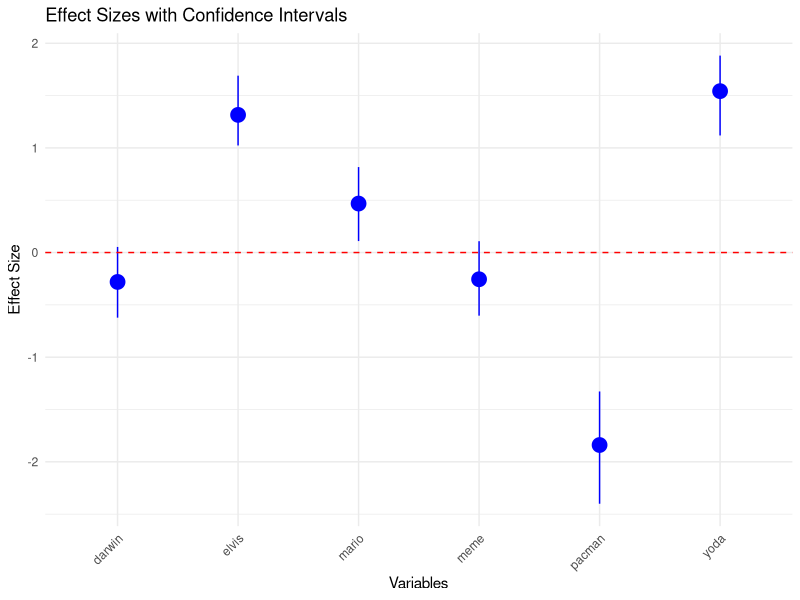

This chart was generated by the following R code:
library(dplyr)
library(ggplot2)
library(tidyr)
library(boot)


# Funzione per generare il dataset con NA casuali e nomi buffi presi dalla cultura pop
#si possono settare:
#n_samples = 100 (numero di campioni in ogni gruppo della popolazione)
#seed = (numero casuale)
#na_percentage = 0 (percentuale (da 0 a 1) di NA presenti del dataset)
#
#

generate_funny_dataset <- function(n_samples =60, seed = sample(1000000, 1), na_percentage = 0.1) {
        set.seed(seed)
        
        # Genera la colonna 'group' e variabili indipendenti con nomi buffi
        group <- rep(c("high", "low"), each = n_samples)
        mario <- c(rnorm(n_samples, mean = 10, sd = 6), rnorm(n_samples, mean = 8, sd = 2)) # Normal - Super Mario
        darwin <- c(rnorm(n_samples, mean = 8, sd = 10), rnorm(n_samples, mean = 8, sd = 11)) # Normal - Darwin but same mean
        elvis <- c(runif(n_samples, min = 5, max = 20), runif(n_samples, min = 4, max = 12))  # Uniform - Elvis Presley
        yoda <- c(rpois(n_samples, lambda = 10), rpois(n_samples, lambda = 5))                 # Poisson - Yoda (Star Wars)
        pacman <- c(rbinom(n_samples, size = 20, prob = 0.3), rbinom(n_samples, size = 20, prob = 0.5)) # Binomial - Pac-Man
        meme <- c(rexp(n_samples, rate = 0.5), rexp(n_samples, rate = 0.3))                   # Exponential - Meme culture
        
        # Combina in un data frame
        funny_dataset <- data.frame(group, mario, darwin, elvis, yoda, pacman, meme)
        
        # Introduce NA in modo casuale
        for (col in names(funny_dataset)[-1]) {  # Escludendo 'group'
                funny_dataset[[col]][sample(1:(2 * n_samples), size = round(na_percentage * 2 * n_samples))] <- NA
        }
        
        return(funny_dataset)
}


test_data <- generate_funny_dataset(n_samples = 50, na_percentage = 0.01, seed=123)
head(test_data)

###########################################################################################
# Test della funzione e significato dei parametri. Quelli con * sono obbligatori,
#gli altri non sono obbligatori e se non specificati utilizzano i valori indicati:
# * x= il dataset da usare
#Replacement = TRUE better to keep it as it is
#GR = "group" the name of the grouping variable (e.g. line, treatment, ecc)
#IN = 2 the first column where there are traits
#FIN = ncol(x) the last column where there are traits
#G1 = "high" the "tag" of individuals of one group (e.g. "ad libitum" or "diet"). 
#G2 = "low" the "tag" of individuals of the other group (e.g. "ad libitum" or "diet").
#n_iter = 1000
#conf_method = "percentile". can be also "Bca" "SD", or "bootstrap-t". these two however need to be tested and do not work perfectly
#SEED=123 change seed to get a different bootstrap
#method == "Cohen" or "Hedges"




################################################################
####Original Function
###############################################################

BootstrapEffectSizesG <- function(x, Replacement = TRUE, GR = "group", IN = 2, FIN = ncol(x), G1 = "high", G2 = "low", 
                                  n_iter = 1000, conf_method = "percentile", SEED = 123, method = "Hedges") {
        # Imposta il seed a livello della funzione principale
        set.seed(SEED)
        # Internal function to calculate effect sizes with NA handling for each variable
        NewPop <- function(x, Replacement, GR, IN, FIN, G1, G2) {
                
                pop1 <- x[x[[GR]] == G1, ]   # Filter for G1
                pop2 <- x[x[[GR]] == G2, ]   # Filter for G2
                
                effctsize <- numeric(FIN - IN + 1)  # Initialize a vector for effect sizes
                n1 <- numeric(FIN - IN + 1)
                n2 <- numeric(FIN - IN + 1)
                
                # Resampling for each variable independently
                for (i in IN:FIN) {
                        var_name <- names(x)[i]
                        
                        # Population 1 for the current variable
                        pop1_var <- pop1[[var_name]]
                        n1_var <- sum(!is.na(pop1_var))  # Effective size without NAs
                        resp1 <- sample(pop1_var[!is.na(pop1_var)], size = n1_var, replace = Replacement)
                        
                        # Population 2 for the current variable
                        pop2_var <- pop2[[var_name]]
                        n2_var <- sum(!is.na(pop2_var))  # Effective size without NAs
                        resp2 <- sample(pop2_var[!is.na(pop2_var)], size = n2_var, replace = Replacement)
                        
                        # Calculate means and standard deviations for each resampled variable
                        p1mean <- mean(resp1, na.rm = TRUE)
                        p2mean <- mean(resp2, na.rm = TRUE)
                        p1sd <- sd(resp1, na.rm = TRUE)
                        p2sd <- sd(resp2, na.rm = TRUE)
                        
                        # Calculate the effect size for the current variable
                        if (method == "Cohen") {
                                effctsize[i - IN + 1] <- (p1mean - p2mean) / sqrt(((n1_var - 1) * p1sd^2 + (n2_var - 1) * p2sd^2) / 
                                                                                          (n1_var + n2_var - 2))
                        } else if (method == "Hedges") {
                                effctsize[i - IN + 1] <- ((p1mean - p2mean) / sqrt(((n1_var - 1) * p1sd^2 + (n2_var - 1) * p2sd^2) / 
                                                                                           (n1_var + n2_var - 2))) * (1 - (3 / (4 * (n1_var + n2_var) - 9)))
                        }
                        # Save the effective sizes without NAs for each variable
                        n1[i - IN + 1] <- n1_var
                        n2[i - IN + 1] <- n2_var
                }
                
                return(list(effctsize = effctsize, n1 = n1, n2 = n2))
        }
        
        # Bootstrap distribution of effect sizes and sample sizes
        effect_size_boot <- replicate(n_iter, {
                result <- NewPop(x, Replacement, GR, IN, FIN, G1, G2)
                list(effctsize = result$effctsize, n1 = result$n1, n2 = result$n2)
        }, simplify = FALSE)
        
        # Extract effect size statistics
        effect_summary <- sapply(effect_size_boot, function(res) res$effctsize)
        mean_effect_summary <- rowMeans(effect_summary, na.rm = TRUE)
        
        ci_summary <- data.frame()
        histograms <- list()
        
        # Calculate confidence intervals
        for (i in 1:(FIN - IN + 1)) {
                effect_dist <- sapply(effect_size_boot, function(res) res$effctsize[i])
                
                ci <- c(NA, NA)
                
                if (conf_method == "SD") {
                        ci <- c(mean(effect_dist)-sd(effect_dist),mean(effect_dist)+sd(effect_dist)) #ci <- quantile(effect_dist, c(0.025, 0.975), na.rm = TRUE)
                } else if (conf_method == "percentile") {
                        ci <- quantile(effect_dist, c(0.025, 0.975), na.rm = TRUE)
                } else if (conf_method == "BCa") {
                        boot_obj <- boot(effect_dist, statistic = function(data, idx) mean(data[idx]), R = n_iter)
                        ci <- tryCatch({
                                boot_ci <- boot.ci(boot_obj, type = "bca")
                                if (!is.null(boot_ci$bca)) boot_ci$bca[4:5] else c(NA, NA)
                        }, error = function(e) c(NA, NA))
                } else if (conf_method == "bootstrap-t") {
                        boot_obj <- boot(effect_dist, statistic = function(data, idx) {
                                mean_val <- mean(data[idx])
                                se_val <- sd(data[idx]) / sqrt(length(data[idx]))
                                return(c(mean_val, se_val))
                        }, R = n_iter)
                        
                        ci <- tryCatch({
                                boot_ci <- boot.ci(boot_obj, type = "stud")
                                if (!is.null(boot_ci$student)) boot_ci$student[4:5] else c(NA, NA)
                        }, error = function(e) c(NA, NA))
                }
                
                # Mean sample sizes for the current variable
                mean_resampled_n1 <- mean(sapply(effect_size_boot, function(res) res$n1[i]), na.rm = TRUE)
                mean_resampled_n2 <- mean(sapply(effect_size_boot, function(res) res$n2[i]), na.rm = TRUE)
                
                # Summary for each variable
                var_name <- names(x)[IN + i - 1]
                ci_summary <- rbind(ci_summary, data.frame(
                        Variable = var_name,
                        mean = mean_effect_summary[i],
                        lower = ci[1],
                        upper = ci[2],
                        significant = ifelse(ci[1] > 0 | ci[2] < 0, TRUE, FALSE),
                        observed_n1 = sum(!is.na(x[x[[GR]] == G1, var_name])),
                        observed_n2 = sum(!is.na(x[x[[GR]] == G2, var_name])),
                        mean_resampled_n1 = mean_resampled_n1,
                        mean_resampled_n2 = mean_resampled_n2
                ), make.row.names = FALSE)
                
                # Create histogram of effect size distribution for the current variable
                hist_plot <- ggplot(data.frame(effect_dist), aes(x = effect_dist)) +
                        geom_histogram(binwidth = 0.1, fill = "blue", alpha = 0.7) +
                        geom_vline(xintercept = 0, linetype = "dashed", color = "red") +
                        labs(title = paste("Effect Size Distribution for", var_name), x = "Effect Size", y = "Frequency") +
                        theme_minimal()
                
                histograms[[var_name]] <- hist_plot
        }
        
        # Plot of means and confidence intervals
        plot <- ggplot(ci_summary, aes(x = Variable, y = mean, ymin = lower, ymax = upper)) +
                geom_pointrange(color = "blue", size = 1) +
                geom_hline(yintercept = 0, linetype = "dashed", color = "red") +
                labs(title = "Effect Sizes with Confidence Intervals", x = "Variables", y = "Effect Size") +
                theme_minimal() +
                theme(axis.text.x = element_text(angle = 45, hjust = 1))
        
        print(plot)
        # Print the method used for effect sizes, confidence method, and number of iterations
        cat("\nMethod used for Effect Sizes:", method, "\n")
        cat("Confidence Method:", conf_method, "\n")
        cat("Number of Iterations:", n_iter, "\n\n")
        # Return summary table and histograms
        return(list(summary = ci_summary, histograms = histograms))
}



##################################
##Versione alternativa semplificata con i loop 
####################################

BootstrapEffectSizesNEW <- function(x, Replacement = TRUE, GR = "group", IN = 2, FIN = ncol(x), G1 = "high", G2 = "low", 
                                    n_iter = 1000, conf_method = "percentile", SEED = 123, method = "Hedges") {
        set.seed(SEED)
        
        calc_effect_size <- function(pop1, pop2, method) {
                n1 <- length(pop1)
                n2 <- length(pop2)
                p1mean <- mean(pop1, na.rm = TRUE)
                p2mean <- mean(pop2, na.rm = TRUE)
                p1sd <- sd(pop1, na.rm = TRUE)
                p2sd <- sd(pop2, na.rm = TRUE)
                
                pooled_sd <- sqrt(((n1 - 1) * p1sd^2 + (n2 - 1) * p2sd^2) / (n1 + n2 - 2))
                effect <- (p1mean - p2mean) / pooled_sd
                
                if (method == "Hedges") {
                        effect <- effect * (1 - (3 / (4 * (n1 + n2) - 9)))
                }
                
                return(c(effect = effect, n1 = n1, n2 = n2))
        }
        
        vars <- names(x)[IN:FIN]
        pop1 <- x[x[[GR]] == G1, vars, drop = FALSE]
        pop2 <- x[x[[GR]] == G2, vars, drop = FALSE]
        
        boot_results <- replicate(n_iter, {
                sapply(vars, function(var) {
                        sample1 <- sample(pop1[[var]], sum(!is.na(pop1[[var]])), replace = Replacement)
                        sample2 <- sample(pop2[[var]], sum(!is.na(pop2[[var]])), replace = Replacement)
                        calc_effect_size(sample1, sample2, method)
                })
        }, simplify = "array")
        
        mean_effects <- rowMeans(boot_results["effect",, ], na.rm = TRUE)
        
        ci_summary <- lapply(vars, function(var) {
                x <- boot_results["effect", var, ]
                ci <- switch(conf_method,
                             "SD" = c(mean(x) - sd(x), mean(x) + sd(x)),
                             "percentile" = quantile(x, c(0.025, 0.975), na.rm = TRUE),
                             "BCa" = {
                                     boot_obj <- boot(x, function(d, i) mean(d[i]), R = n_iter)
                                     tryCatch(boot.ci(boot_obj, type = "bca")$bca[4:5], error = function(e) c(NA, NA))
                             },
                             "bootstrap-t" = {
                                     boot_obj <- boot(x, function(d, i) c(mean(d[i]), sd(d[i]) / sqrt(length(d[i]))), R = n_iter)
                                     tryCatch(boot.ci(boot_obj, type = "stud")$student[4:5], error = function(e) c(NA, NA))
                             })
                data.frame(
                        Variable = var,
                        mean = mean(x),
                        lower = ci[1],
                        upper = ci[2],
                        significant = ci[1] > 0 | ci[2] < 0,
                        observed_n1 = sum(!is.na(pop1[[var]])),
                        observed_n2 = sum(!is.na(pop2[[var]])),
                        mean_resampled_n1 = mean(boot_results["n1", var, ]),
                        mean_resampled_n2 = mean(boot_results["n2", var, ])
                )
        })
        
        ci_summary <- do.call(rbind, ci_summary)
        
        plot <- ggplot(ci_summary, aes(x = Variable, y = mean, ymin = lower, ymax = upper)) +
                geom_pointrange(color = "blue", size = 1) +
                geom_hline(yintercept = 0, linetype = "dashed", color = "red") +
                labs(title = "Effect Sizes with Confidence Intervals", x = "Variables", y = "Effect Size") +
                theme_minimal() +
                theme(axis.text.x = element_text(angle = 45, hjust = 1))
        
        print(plot)
        cat("\nMethod used for Effect Sizes:", method, "\n")
        cat("Confidence Method:", conf_method, "\n")
        cat("Number of Iterations:", n_iter, "\n\n")
        
        histograms <- lapply(vars, function(var) {
                ggplot(data.frame(effect_dist = boot_results["effect", var, ]), aes(x = effect_dist)) +
                        geom_histogram(binwidth = 0.1, fill = "blue", alpha = 0.7) +
                        geom_vline(xintercept = 0, linetype = "dashed", color = "red") +
                        labs(title = paste("Effect Size Distribution for", var), x = "Effect Size", y = "Frequency") +
                        theme_minimal()
        })
        
        return(list(summary = ci_summary, histograms = histograms))
}





#################################################################################################################
#Versione ottimizzata per metterci poco tempo. Non è poi così diversa dall'originale
##################################################################################

BootstrapEffectSizesOPT <- function(x, Replacement = TRUE, GR = "group", IN = 2, FIN = ncol(x), G1 = "high", G2 = "low", 
                                    n_iter = 1000, conf_method = "percentile", SEED = 123, method = "Hedges") {
        set.seed(SEED)
        library(dplyr)
        library(ggplot2)
        library(tidyr)
        library(boot)  # Necessario per il metodo BCa
        
        calc_effect_size <- function(pop1, pop2, method) {
                pop1 <- pop1[!is.na(pop1)]
                pop2 <- pop2[!is.na(pop2)]
                
                n1 <- length(pop1)
                n2 <- length(pop2)
                
                if (n1 < 2 || n2 < 2) return(NA)
                
                p1mean <- mean(pop1)
                p2mean <- mean(pop2)
                p1sd <- sd(pop1)
                p2sd <- sd(pop2)
                
                pooled_sd <- sqrt(((n1 - 1) * p1sd^2 + (n2 - 1) * p2sd^2) / (n1 + n2 - 2))
                effect <- (p1mean - p2mean) / pooled_sd
                
                if (method == "Hedges") {
                        effect <- effect * (1 - (3 / (4 * (n1 + n2) - 9)))
                }
                
                return(effect)
        }
        
        vars <- names(x)[IN:FIN]
        pop1 <- x[x[[GR]] == G1, vars, drop = FALSE]
        pop2 <- x[x[[GR]] == G2, vars, drop = FALSE]
        
        effect_sizes <- replicate(n_iter, {
                sapply(vars, function(var) {
                        sample1 <- sample(pop1[[var]], size = sum(!is.na(pop1[[var]])), replace = Replacement)
                        sample2 <- sample(pop2[[var]], size = sum(!is.na(pop2[[var]])), replace = Replacement)
                        calc_effect_size(sample1, sample2, method)
                })
        })
        
        calc_ci <- function(x, conf_method) {
                switch(conf_method,
                       "SD" = c(mean(x, na.rm = TRUE) - sd(x, na.rm = TRUE),
                                mean(x, na.rm = TRUE) + sd(x, na.rm = TRUE)),
                       "percentile" = quantile(x, c(0.025, 0.975), na.rm = TRUE),
                       "BCa" = {
                               boot_obj <- boot(x, function(d, i) mean(d[i]), R = 1000)
                               ci <- try(boot.ci(boot_obj, type = "bca")$bca[4:5], silent = TRUE)
                               if (inherits(ci, "try-error")) quantile(x, c(0.025, 0.975), na.rm = TRUE) else ci
                       },
                       "bootstrap-t" = {
                               boot_obj <- boot(x, function(d, i) c(mean(d[i]), sd(d[i]) / sqrt(length(d[i]))), R = 1000)
                               ci <- try(boot.ci(boot_obj, type = "stud")$student[4:5], silent = TRUE)
                               if (inherits(ci, "try-error")) quantile(x, c(0.025, 0.975), na.rm = TRUE) else ci
                       })
        }
        
        ci_summary <- data.frame(
                Variable = vars,
                mean = rowMeans(effect_sizes, na.rm = TRUE)
        )
        
        ci_results <- t(sapply(1:nrow(effect_sizes), function(i) calc_ci(effect_sizes[i,], conf_method)))
        ci_summary$lower <- ci_results[,1]
        ci_summary$upper <- ci_results[,2]
        
        ci_summary <- ci_summary %>%
                mutate(
                        significant = lower > 0 | upper < 0,
                        observed_n1 = sapply(vars, function(var) sum(!is.na(pop1[[var]]))),
                        observed_n2 = sapply(vars, function(var) sum(!is.na(pop2[[var]]))),
                        mean_resampled_n1 = sapply(vars, function(var) sum(!is.na(pop1[[var]]))),
                        mean_resampled_n2 = sapply(vars, function(var) sum(!is.na(pop2[[var]])))
                )
        
        plot <- ggplot(ci_summary, aes(x = Variable, y = mean, ymin = lower, ymax = upper)) +
                geom_pointrange(color = "blue", size = 1) +
                geom_hline(yintercept = 0, linetype = "dashed", color = "red") +
                labs(title = "Effect Sizes with Confidence Intervals", x = "Variables", y = "Effect Size") +
                theme_minimal() +
                theme(axis.text.x = element_text(angle = 45, hjust = 1))
        
        print(plot)
        cat("\nMethod used for Effect Sizes:", method, "\n")
        cat("Confidence Method:", conf_method, "\n")
        cat("Number of Iterations:", n_iter, "\n\n")
        
        histograms <- lapply(1:nrow(effect_sizes), function(i) {
                ggplot(data.frame(effect_dist = effect_sizes[i,]), aes(x = effect_dist)) +
                        geom_histogram(binwidth = 0.1, fill = "blue", alpha = 0.7) +
                        geom_vline(xintercept = 0, linetype = "dashed", color = "red") +
                        labs(title = paste("Effect Size Distribution for", vars[i]), x = "Effect Size", y = "Frequency") +
                        theme_minimal()
        })
        
        return(list(summary = ci_summary, histograms = histograms))
}




###########################################################################################
# Test della funzione e significato dei parametri. Quelli con * sono obbligatori,
#gli altri non sono obbligatori e se non specificati utilizzano i valori indicati:
# * x= il dataset da usare
#Replacement = TRUE better to keep it as it is
#GR = "group" the name of the grouping variable (e.g. line, treatment, ecc)
#IN = 2 the first column where there are traits
#FIN = ncol(x) the last column where there are traits
#G1 = "high" the "tag" of individuals of one group (e.g. "ad libitum" or "diet"). 
#G2 = "low" the "tag" of individuals of the other group (e.g. "ad libitum" or "diet").
#n_iter = 1000
#conf_method = "percentile". can be also "Bca" "SD", or "bootstrap-t". these two however need to be tested and do not work perfectly
#SEED=123 change seed to get a different bootstrap
#method == "Cohen" or "Hedges"




results<-BootstrapEffectSizesOPT(test_data,n_iter = 100,method="Hedges", GR= "group")